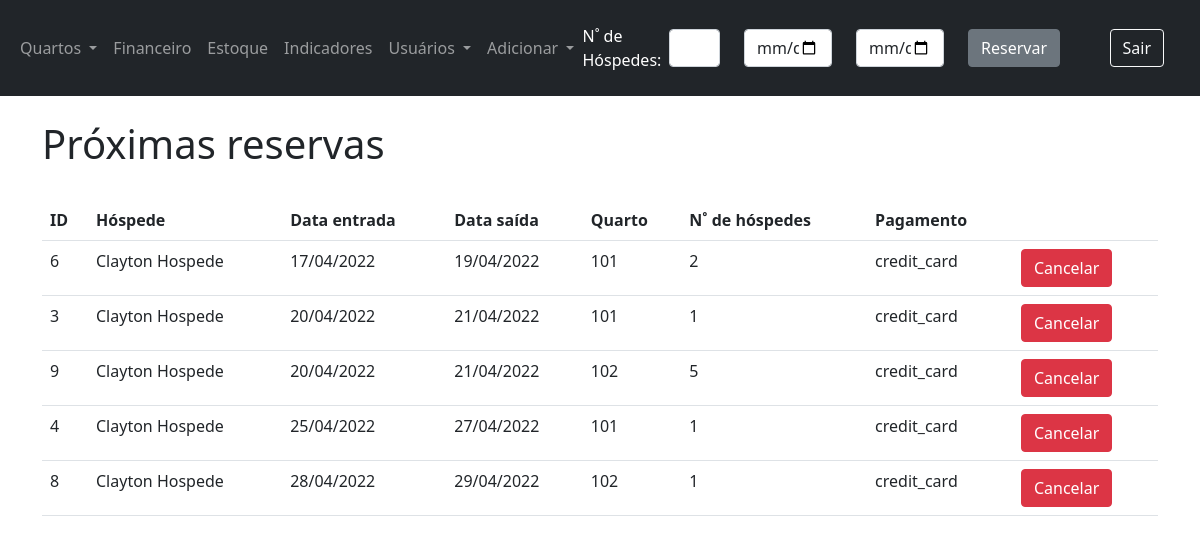
The page /lista-reservas/ (signed in) on the database its author committed.
### app/models.py (models this page shows)
class Reservation(db.Model):
    id = db.Column(db.Integer, primary_key=True)
    user_id = db.Column(db.Integer, db.ForeignKey('users.id'))
    room_id = db.Column(db.Integer, db.ForeignKey('Rooms.id'))
    guest_id = db.Column(db.Integer, db.ForeignKey('guests.id'))
    total_guests = db.Column(db.Integer)
    check_in = db.Column(db.DateTime)
    check_out = db.Column(db.DateTime)
    payment_type = db.Column(db.String(20)) #Enum?
    status = db.Column(db.Enum(Status), default=Status.ATIVO)

class Guest(db.Model):
    __tablename__ = 'guests'
    id = db.Column(db.Integer, primary_key=True)
    hotel_id = db.Column(db.Integer, db.ForeignKey('Hotels.id'))
    address_id = db.Column(db.Integer, db.ForeignKey('Addresses.id'))
    name = db.Column(db.String(50))
    email = db.Column(db.String(50))
    phone = db.Column(db.String(20))
    cpf = db.Column(db.String(15))
    birthday = db.Column(db.DateTime)

class Rooms(db.Model):
    __tablename__ = 'Rooms'
    id = db.Column(db.Integer, primary_key=True)
    hotel_id = db.Column(db.Integer, db.ForeignKey('Hotels.id'))
    number = db.Column(db.Integer)
    name = db.Column(db.String(30))
    kind = db.Column(db.String(15))
    phone_extension = db.Column(db.String(15))
    price = db.Column(db.REAL)
    guest_limit = db.Column(db.Integer)
    status = db.Column(db.String(15))
    created_at = db.Column(db.DateTime, default=dt.now())

### app/views.py (the view)
@app.route('/lista-reservas/')
@login_required
def lista_reservas():
    user_id = g.user.get_id()
    return listar_reservas(user_id)

### app/forms.py
class VerificarDisponibilidade(FlaskForm):
    total_guests = IntegerField('Quantidade de héspedes', validators=[DataRequired()])
    check_in = DateField('Data Entrada', validators=[DataRequired()])
    check_out = DateField('Data Saída', validators=[DataRequired()])
    submeter = SubmitField('Reservar')

### app/models.py (called while the page is built)
    def get_id(self):
        return self.id

    def get_profile(self):
        return self.profile

    def get_hotel_id(self):
        return self.hotel_id

### app/scripts/adicionar_reserva.py (called while the page is built)
def listar_reservas(user_id):
    form_reserva = VerificarDisponibilidade()
    user = User.query.filter_by(id=user_id).first()
    hotel = Hotels.query.filter_by(id=user.hotel_id).first()
    if user.profile not in ['admin', 'gerente', 'recepcionista']:
        return '<h1>Erro! Você não pode acessar este conteúdo!</h1>'
    reservas = db.session.query(Reservation, Guest, Rooms) \
        .join(Guest) \
        .join(Rooms) \
        .filter(Rooms.hotel_id == hotel.id, Reservation.status == Status.ATIVO) \
        .order_by(Reservation.check_in).all()
    return render_template('lista_reservas.html', reservas=reservas, form_reserva=form_reserva)

### app/views.py (called while the page is built)
@login_manager.user_loader
def load_user(id):
    return User.query.get(int(id))

@app.before_request
def before_request():
    g.user = current_user

@app.context_processor
def navbar():
    form_reserva = VerificarDisponibilidade()
    return dict(form_reserva=form_reserva)

### app/templates/lista_reservas.html (shortened to what this page needs)
{% extends 'base.html' %}
{% block content %}
    <div class="mt-4">
        <h1>Próximas reservas</h1>
    <br>
    </div>
    <table class="table table-hover">
        <tr>
            <th>ID</th>
            <th>Hóspede</th>
            <th>Data entrada</th>
            <th>Data saída</th>
            <th>Quarto</th>
            <th>N˚ de hóspedes</th>
            <th>Pagamento</th>
            <th></th>
        </tr>
        {% for reserva, guest, room in reservas: %}
            <tr>
                <td>{{ reserva.id }}</td>
                <td>{{ guest.name }}</td>
                <td>{{ reserva.check_in.strftime("%d/%m/%Y") }}</td>
                <td>{{ reserva.check_out.strftime("%d/%m/%Y") }}</td>
                <td>{{ room.number }}</td>
                <td>{{ reserva.total_guests }}</td>
                <td>{{ reserva.payment_type }}</td>
                <td>
                    <button type="button" class="btn btn-danger" data-bs-toggle="modal"
                            data-bs-target="#Modal_{{ reserva.id }}"
                            value="{{ reserva.id }}" id="hotel_{{ reserva.id }}">
                        Cancelar
                    </button>
                </td>
            </tr>
        {% endfor %}
    </table>
{% endblock %}

### rows shown on the page
Reservation: id "6", name "Clayton Hospede", check_in "17/04/2022", check_out "19/04/2022", number "101", total_guests "2", payment_type "credit_card"
Reservation: id "3", name "Clayton Hospede", check_in "20/04/2022", check_out "21/04/2022", number "101", total_guests "1", payment_type "credit_card"
Reservation: id "9", name "Clayton Hospede", check_in "20/04/2022", check_out "21/04/2022", number "102", total_guests "5", payment_type "credit_card"
Reservation: id "4", name "Clayton Hospede", check_in "25/04/2022", check_out "27/04/2022", number "101", total_guests "1", payment_type "credit_card"
Reservation: id "8", name "Clayton Hospede", check_in "28/04/2022", check_out "29/04/2022", number "102", total_guests "1", payment_type "credit_card"
